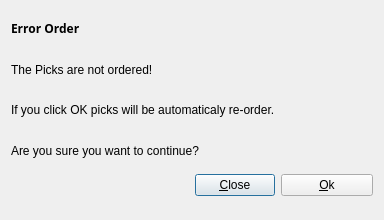
<?xml version="1.0" encoding="UTF-8"?>
<ui version="4.0">
 <class>HellingerErrorOrder</class>
 <widget class="QDialog" name="HellingerErrorOrder">
  <property name="geometry">
   <rect>
    <x>0</x>
    <y>0</y>
    <width>384</width>
    <height>220</height>
   </rect>
  </property>
  <property name="windowTitle">
   <string>Dialog</string>
  </property>
  <layout class="QGridLayout" name="gridLayout">
   <item row="0" column="0">
    <widget class="QLabel" name="label">
     <property name="font">
      <font>
       <family>Sans Serif</family>
       <weight>75</weight>
       <bold>true</bold>
      </font>
     </property>
     <property name="text">
      <string>Error Order</string>
     </property>
    </widget>
   </item>
   <item row="1" column="0">
    <widget class="QLabel" name="label_2">
     <property name="text">
      <string>The Picks are not ordered! </string>
     </property>
    </widget>
   </item>
   <item row="2" column="0" colspan="2">
    <widget class="QLabel" name="label_4">
     <property name="text">
      <string>If you click OK picks will be automaticaly re-order.</string>
     </property>
    </widget>
   </item>
   <item row="3" column="0" colspan="2">
    <widget class="QLabel" name="label_3">
     <property name="text">
      <string>Are you sure you want to continue?</string>
     </property>
    </widget>
   </item>
   <item row="4" column="1">
    <layout class="QFormLayout" name="formLayout">
     <item row="0" column="0">
      <widget class="QPushButton" name="button_close">
       <property name="text">
        <string>&amp;Close</string>
       </property>
      </widget>
     </item>
     <item row="0" column="1">
      <widget class="QPushButton" name="button_ok">
       <property name="text">
        <string>&amp;Ok</string>
       </property>
      </widget>
     </item>
    </layout>
   </item>
  </layout>
 </widget>
 <resources/>
 <connections>
  <connection>
   <sender>button_close</sender>
   <signal>clicked()</signal>
   <receiver>HellingerErrorOrder</receiver>
   <slot>reject()</slot>
   <hints>
    <hint type="sourcelabel">
     <x>246</x>
     <y>193</y>
    </hint>
    <hint type="destinationlabel">
     <x>191</x>
     <y>109</y>
    </hint>
   </hints>
  </connection>
  <connection>
   <sender>button_ok</sender>
   <signal>clicked()</signal>
   <receiver>HellingerErrorOrder</receiver>
   <slot>reject()</slot>
   <hints>
    <hint type="sourcelabel">
     <x>326</x>
     <y>193</y>
    </hint>
    <hint type="destinationlabel">
     <x>191</x>
     <y>109</y>
    </hint>
   </hints>
  </connection>
 </connections>
 <buttongroups>
  <buttongroup name="buttonGroup"/>
 </buttongroups>
</ui>
